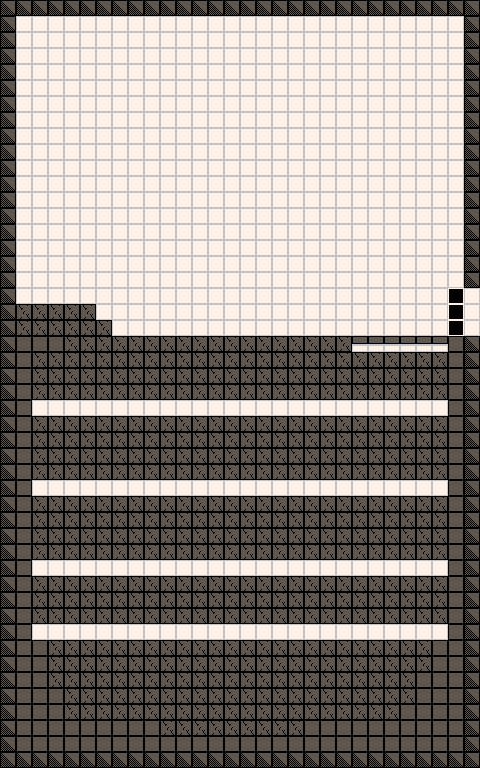

This is a level from a 2D game, rendered from its Tiled map with the project's own tilesets. A one-line summary and the map file follow, with tile-layer data summarised:
An orthogonal 60x96 tile map with 8x8 px tiles, 1 tile layer (Tile Layer 1) and 34 objects (21x spawn_rolley, 7x spawn_chopper, 2x gem, spawn_point, cam_area, ...).

<map version="1.2" tiledversion="1.3.1" orientation="orthogonal" renderorder="right-down" compressionlevel="0" width="60" height="96" tilewidth="8" tileheight="8" infinite="0" nextlayerid="10" nextobjectid="112">
 <properties>
  <property name="level_id" type="int" value="9" />
 </properties>
 <tileset firstgid="1" source="platformer_sheet_1.tsx" />
 <layer id="7" name="Tile Layer 1" width="60" height="96">
  <data>[5760 cells, 5760 non-empty, 24 distinct tile ids]</data>
 </layer>
 <objectgroup id="2" name="Object Layer 1">
  <object id="1" name="top_right" type="spawn_point" x="432" y="312" width="32" height="24">
   <properties>
    <property name="type" value="side" />
   </properties>
  </object>
  <object id="2" name="camera" type="cam_area" x="16" y="272" width="448" height="480" />
  <object id="5" name="checkpoint" type="spawn_checkpoint" x="384" y="288" width="32" height="32" />
  <object id="9" name="gem" type="gem" x="224" y="704" width="16" height="16">
   <properties>
    <property name="ID" type="int" value="12" />
   </properties>
  </object>
  <object id="10" name="link" type="map_link" x="464" y="272" width="16" height="464">
   <properties>
    <property name="dest_map_path" value="Content/raw/map_ow_top.tmx" />
    <property name="dest_spawn_name" value="hotel_02_exit" />
   </properties>
  </object>
  <object id="11" name="gem" type="gem" x="224" y="368" width="16" height="16">
   <properties>
    <property name="ID" type="int" value="11" />
   </properties>
  </object>
  <object id="12" name="rolley" type="spawn_rolley" x="128" y="352" width="16" height="16">
   <properties>
    <property name="dir" type="int" value="1" />
   </properties>
  </object>
  <object id="14" name="rolley" type="spawn_rolley" x="336" y="352" width="16" height="16">
   <properties>
    <property name="dir" type="int" value="1" />
   </properties>
  </object>
  <object id="15" name="rolley" type="spawn_rolley" x="128" y="416" width="16" height="16">
   <properties>
    <property name="dir" type="int" value="1" />
   </properties>
  </object>
  <object id="16" name="spawn_chopper" type="spawn_chopper" x="160" y="432" width="16" height="16">
   <properties>
    <property name="dist" type="int" value="96" />
    <property name="duration" type="int" value="6" />
   </properties>
  </object>
  <object id="17" name="rolley" type="spawn_rolley" x="208" y="416" width="16" height="16">
   <properties>
    <property name="dir" type="int" value="1" />
   </properties>
  </object>
  <object id="18" name="rolley" type="spawn_rolley" x="240" y="464" width="16" height="16">
   <properties>
    <property name="dir" type="int" value="1" />
   </properties>
  </object>
  <object id="19" name="rolley" type="spawn_rolley" x="32" y="432" width="16" height="16">
   <properties>
    <property name="dir" type="int" value="1" />
   </properties>
  </object>
  <object id="20" name="rolley" type="spawn_rolley" x="432" y="416" width="16" height="16">
   <properties>
    <property name="dir" type="int" value="1" />
   </properties>
  </object>
  <object id="21" name="rolley" type="spawn_rolley" x="384" y="464" width="16" height="16">
   <properties>
    <property name="dir" type="int" value="1" />
   </properties>
  </object>
  <object id="22" name="rolley" type="spawn_rolley" x="256" y="512" width="16" height="16">
   <properties>
    <property name="dir" type="int" value="1" />
   </properties>
  </object>
  <object id="23" name="rolley" type="spawn_rolley" x="176" y="528" width="16" height="16">
   <properties>
    <property name="dir" type="int" value="1" />
   </properties>
  </object>
  <object id="24" name="rolley" type="spawn_rolley" x="304" y="528" width="16" height="16">
   <properties>
    <property name="dir" type="int" value="1" />
   </properties>
  </object>
  <object id="25" name="rolley" type="spawn_rolley" x="64" y="544" width="16" height="16">
   <properties>
    <property name="dir" type="int" value="1" />
   </properties>
  </object>
  <object id="26" name="spawn_chopper" type="spawn_chopper" x="108" y="504" width="16" height="16">
   <properties>
    <property name="dist" type="int" value="96" />
    <property name="duration" type="int" value="6" />
   </properties>
  </object>
  <object id="27" name="rolley" type="spawn_rolley" x="64" y="576" width="16" height="16">
   <properties>
    <property name="dir" type="int" value="1" />
   </properties>
  </object>
  <object id="28" name="rolley" type="spawn_rolley" x="192" y="600" width="16" height="16">
   <properties>
    <property name="dir" type="int" value="1" />
   </properties>
  </object>
  <object id="29" name="rolley" type="spawn_rolley" x="344" y="584" width="16" height="16">
   <properties>
    <property name="dir" type="int" value="1" />
   </properties>
  </object>
  <object id="30" name="spawn_chopper" type="spawn_chopper" x="256" y="600" width="16" height="16">
   <properties>
    <property name="dist" type="int" value="96" />
    <property name="duration" type="int" value="6" />
   </properties>
  </object>
  <object id="31" name="rolley" type="spawn_rolley" x="376" y="660" width="16" height="16">
   <properties>
    <property name="dir" type="int" value="1" />
   </properties>
  </object>
  <object id="32" name="spawn_chopper" type="spawn_chopper" x="304" y="668" width="16" height="16">
   <properties>
    <property name="dist" type="int" value="96" />
    <property name="duration" type="int" value="6" />
   </properties>
  </object>
  <object id="33" name="spawn_chopper" type="spawn_chopper" x="188" y="652" width="16" height="16">
   <properties>
    <property name="dist" type="int" value="96" />
    <property name="duration" type="int" value="6" />
   </properties>
  </object>
  <object id="34" name="rolley" type="spawn_rolley" x="112" y="676" width="16" height="16">
   <properties>
    <property name="dir" type="int" value="1" />
   </properties>
  </object>
  <object id="35" name="rolley" type="spawn_rolley" x="64" y="664" width="16" height="16">
   <properties>
    <property name="dir" type="int" value="1" />
   </properties>
  </object>
  <object id="36" name="rolley" type="spawn_rolley" x="148" y="684" width="16" height="16">
   <properties>
    <property name="dir" type="int" value="1" />
   </properties>
  </object>
  <object id="37" name="rolley" type="spawn_rolley" x="376" y="596" width="16" height="16">
   <properties>
    <property name="dir" type="int" value="1" />
   </properties>
  </object>
  <object id="38" name="spawn_chopper" type="spawn_chopper" x="412" y="516" width="16" height="16">
   <properties>
    <property name="dist" type="int" value="96" />
    <property name="duration" type="int" value="6" />
   </properties>
  </object>
  <object id="40" name="spawn_chopper" type="spawn_chopper" x="316" y="444" width="16" height="16">
   <properties>
    <property name="dist" type="int" value="96" />
    <property name="duration" type="int" value="6" />
   </properties>
  </object>
  <object id="41" name="rolley" type="spawn_rolley" x="336" y="400" width="16" height="16">
   <properties>
    <property name="dir" type="int" value="1" />
   </properties>
  </object>
 </objectgroup>
</map>
